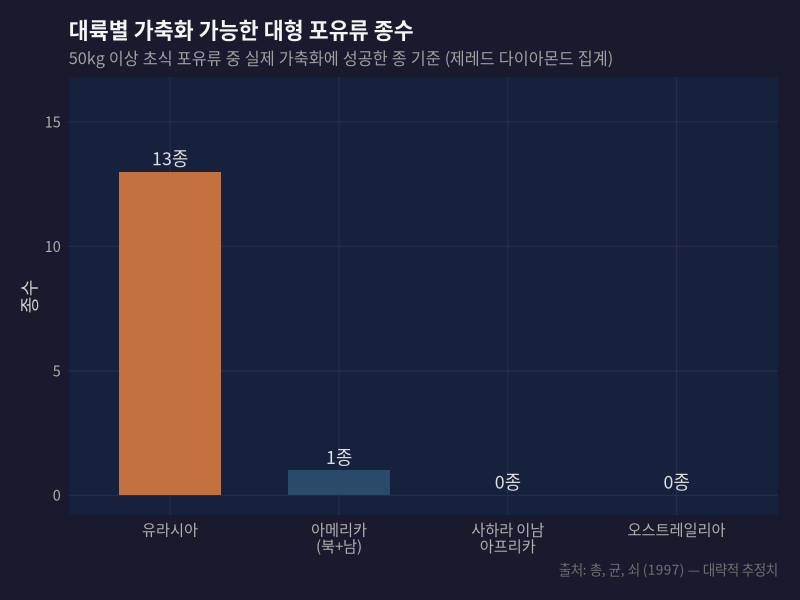
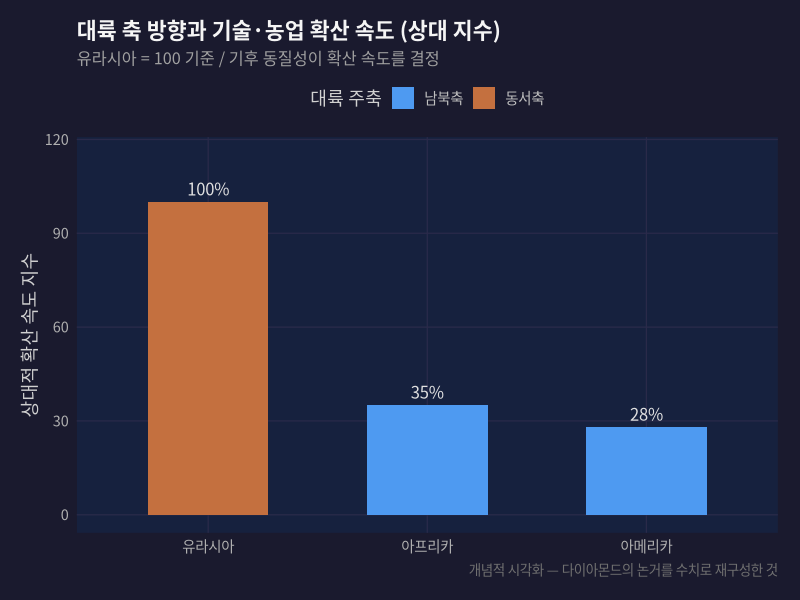
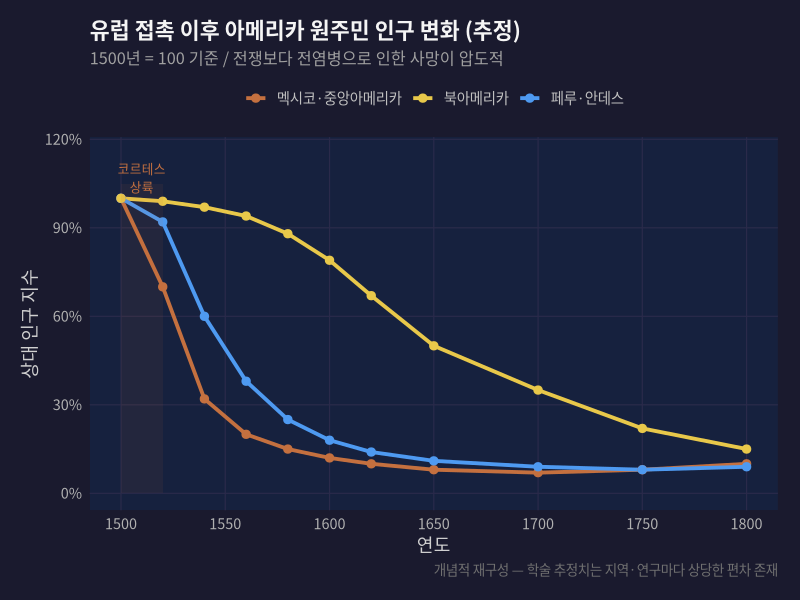
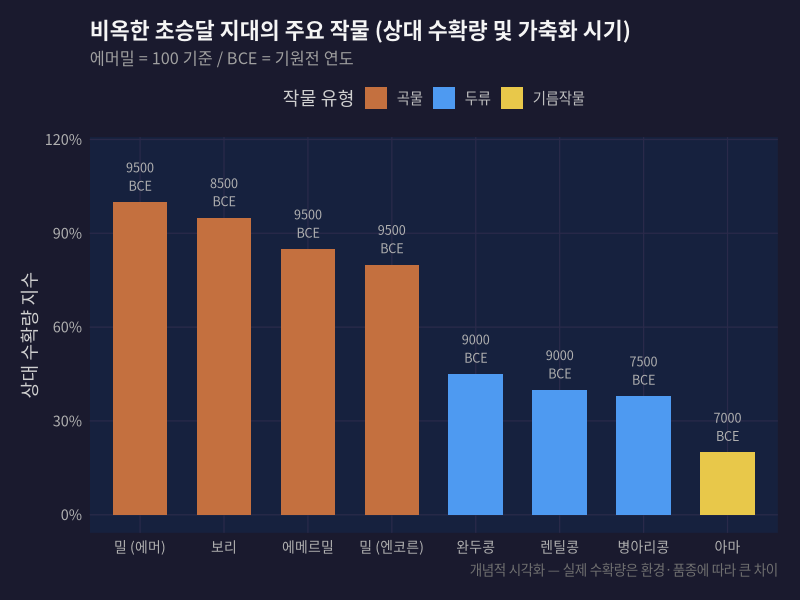

Here is the R script that generated these plots, in order:
## ---- chunk 1
library(ggplot2)
library(dplyr)
library(tidyr)

# Common theme for all charts
theme_cv <- function(base_size = 13) {
  theme_minimal(base_size = base_size, base_family = "Noto Sans CJK KR") +
    theme(
      plot.background   = element_rect(fill = "#1a1a2e", color = NA),
      panel.background  = element_rect(fill = "#16213e", color = NA),
      panel.grid.major  = element_line(color = "#2a2a4a", linewidth = 0.4),
      panel.grid.minor  = element_blank(),
      text              = element_text(color = "#e0e0e0"),
      axis.text         = element_text(color = "#b0b0b0"),
      axis.title        = element_text(color = "#d0d0d0"),
      plot.title        = element_text(color = "#f5f5f5", face = "bold", size = rel(1.2)),
      plot.subtitle     = element_text(color = "#a0a0a0", size = rel(0.9)),
      plot.caption      = element_text(color = "#707070", size = rel(0.75)),
      legend.background = element_rect(fill = "#1a1a2e", color = NA),
      legend.text       = element_text(color = "#c0c0c0"),
      legend.title      = element_text(color = "#d0d0d0"),
      strip.text        = element_text(color = "#d0d0d0"),
      plot.margin       = margin(16, 16, 16, 16)
    )
}

accent1 <- "#c4703f"
accent2 <- "#4e9af1"
accent3 <- "#63c96e"
accent4 <- "#e8c84a"
accent5 <- "#c46bb0"
## ---- chunk 2
species_data <- data.frame(
  continent = c("유라시아", "사하라 이남\n아프리카", "아메리카\n(북+남)", "오스트레일리아"),
  species_count = c(13, 0, 1, 0),
  highlight = c(TRUE, FALSE, FALSE, FALSE)
)

species_data$continent <- factor(
  species_data$continent,
  levels = c("유라시아", "아메리카\n(북+남)", "사하라 이남\n아프리카", "오스트레일리아")
)

ggplot(species_data, aes(x = continent, y = species_count, fill = highlight)) +
  geom_col(width = 0.6, show.legend = FALSE) +
  geom_text(
    aes(label = ifelse(species_count > 0, paste0(species_count, "종"), "0종")),
    vjust = -0.5, color = "#e0e0e0", size = 4.5, family = "Noto Sans CJK KR"
  ) +
  scale_fill_manual(values = c("#2a4a6a", accent1)) +
  scale_y_continuous(limits = c(0, 16), breaks = seq(0, 15, 5)) +
  labs(
    title = "대륙별 가축화 가능한 대형 포유류 종수",
    subtitle = "50kg 이상 초식 포유류 중 실제 가축화에 성공한 종 기준 (제레드 다이아몬드 집계)",
    x = NULL,
    y = "종수",
    caption = "출처: 총, 균, 쇠 (1997) — 대략적 추정치"
  ) +
  theme_cv() +
  theme(
    axis.text.x = element_text(size = 11)
  )
## ---- chunk 3
axis_data <- data.frame(
  continent   = c("유라시아", "아메리카", "아프리카"),
  axis        = c("동서축", "남북축", "남북축"),
  diffusion_speed = c(100, 28, 35),  # 상대적 수치 (유라시아 = 100 기준)
  barrier_intensity = c(2, 8, 7)     # 기후 장벽 강도 (1=낮음 ~ 10=높음)
)

# Bar chart for diffusion speed
p1 <- ggplot(axis_data, aes(x = reorder(continent, -diffusion_speed),
                             y = diffusion_speed,
                             fill = axis)) +
  geom_col(width = 0.55) +
  geom_text(
    aes(label = paste0(diffusion_speed, "%")),
    vjust = -0.5, color = "#e0e0e0", size = 4.2, family = "Noto Sans CJK KR"
  ) +
  scale_fill_manual(
    values = c("동서축" = accent1, "남북축" = accent2),
    name = "대륙 주축"
  ) +
  scale_y_continuous(limits = c(0, 115)) +
  labs(
    title = "대륙 축 방향과 기술·농업 확산 속도 (상대 지수)",
    subtitle = "유라시아 = 100 기준 / 기후 동질성이 확산 속도를 결정",
    x = NULL,
    y = "상대적 확산 속도 지수",
    caption = "개념적 시각화 — 다이아몬드의 논거를 수치로 재구성한 것"
  ) +
  theme_cv() +
  theme(legend.position = "top")

p1
## ---- chunk 4
mortality_data <- data.frame(
  year = c(1500, 1520, 1540, 1560, 1580, 1600, 1620, 1650, 1700, 1750, 1800),
  mexico_central = c(100, 70, 32, 20, 15, 12, 10, 8, 7, 8, 10),
  peru_andes     = c(100, 92, 60, 38, 25, 18, 14, 11, 9, 8, 9),
  north_america  = c(100, 99, 97, 94, 88, 79, 67, 50, 35, 22, 15)
)

mortality_long <- mortality_data %>%
  pivot_longer(
    cols = c(mexico_central, peru_andes, north_america),
    names_to = "region",
    values_to = "population_index"
  ) %>%
  mutate(
    region_label = case_when(
      region == "mexico_central" ~ "멕시코·중앙아메리카",
      region == "peru_andes"     ~ "페루·안데스",
      region == "north_america"  ~ "북아메리카"
    )
  )

ggplot(mortality_long, aes(x = year, y = population_index,
                            color = region_label, group = region_label)) +
  geom_line(linewidth = 1.3) +
  geom_point(size = 2.5) +
  annotate(
    "rect",
    xmin = 1500, xmax = 1520, ymin = 0, ymax = 105,
    fill = accent1, alpha = 0.08
  ) +
  annotate(
    "text", x = 1510, y = 107, label = "코르테스\n상륙",
    color = accent1, size = 3.2, family = "Noto Sans CJK KR", hjust = 0.5
  ) +
  scale_color_manual(
    values = c(
      "멕시코·중앙아메리카" = accent1,
      "페루·안데스"         = accent2,
      "북아메리카"          = accent4
    ),
    name = NULL
  ) +
  scale_y_continuous(
    limits = c(0, 115),
    labels = function(x) paste0(x, "%")
  ) +
  scale_x_continuous(breaks = seq(1500, 1800, 50)) +
  labs(
    title = "유럽 접촉 이후 아메리카 원주민 인구 변화 (추정)",
    subtitle = "1500년 = 100 기준 / 전쟁보다 전염병으로 인한 사망이 압도적",
    x = "연도",
    y = "상대 인구 지수",
    caption = "개념적 재구성 — 학술 추정치는 지역·연구마다 상당한 편차 존재"
  ) +
  theme_cv() +
  theme(legend.position = "top")
## ---- chunk 5
crop_data <- data.frame(
  crop_type = c(
    "밀 (에머)", "밀 (엔코른)", "보리",
    "완두콩", "렌틸콩", "병아리콩",
    "아마", "에메르밀"
  ),
  region = c(
    "곡물", "곡물", "곡물",
    "두류", "두류", "두류",
    "기름작물", "곡물"
  ),
  domestication_year_bce = c(9500, 9500, 8500, 9000, 9000, 7500, 7000, 9500),
  yield_relative = c(100, 80, 95, 45, 40, 38, 20, 85)
)

crop_data$region <- factor(
  crop_data$region,
  levels = c("곡물", "두류", "기름작물")
)

ggplot(
  crop_data,
  aes(
    x = reorder(crop_type, -yield_relative),
    y = yield_relative,
    fill = region
  )
) +
  geom_col(width = 0.65) +
  geom_text(
    aes(label = paste0(domestication_year_bce, "\nBCE")),
    vjust = -0.4, size = 3.2, color = "#b0b0b0",
    family = "Noto Sans CJK KR"
  ) +
  scale_fill_manual(
    values = c("곡물" = accent1, "두류" = accent2, "기름작물" = accent4),
    name = "작물 유형"
  ) +
  scale_y_continuous(
    limits = c(0, 115),
    labels = function(x) paste0(x, "%")
  ) +
  labs(
    title = "비옥한 초승달 지대의 주요 작물 (상대 수확량 및 가축화 시기)",
    subtitle = "에머밀 = 100 기준 / BCE = 기원전 연도",
    x = NULL,
    y = "상대 수확량 지수",
    caption = "개념적 시각화 — 실제 수확량은 환경·품종에 따라 큰 차이"
  ) +
  theme_cv() +
  theme(
    axis.text.x = element_text(size = 10),
    legend.position = "top"
  )
